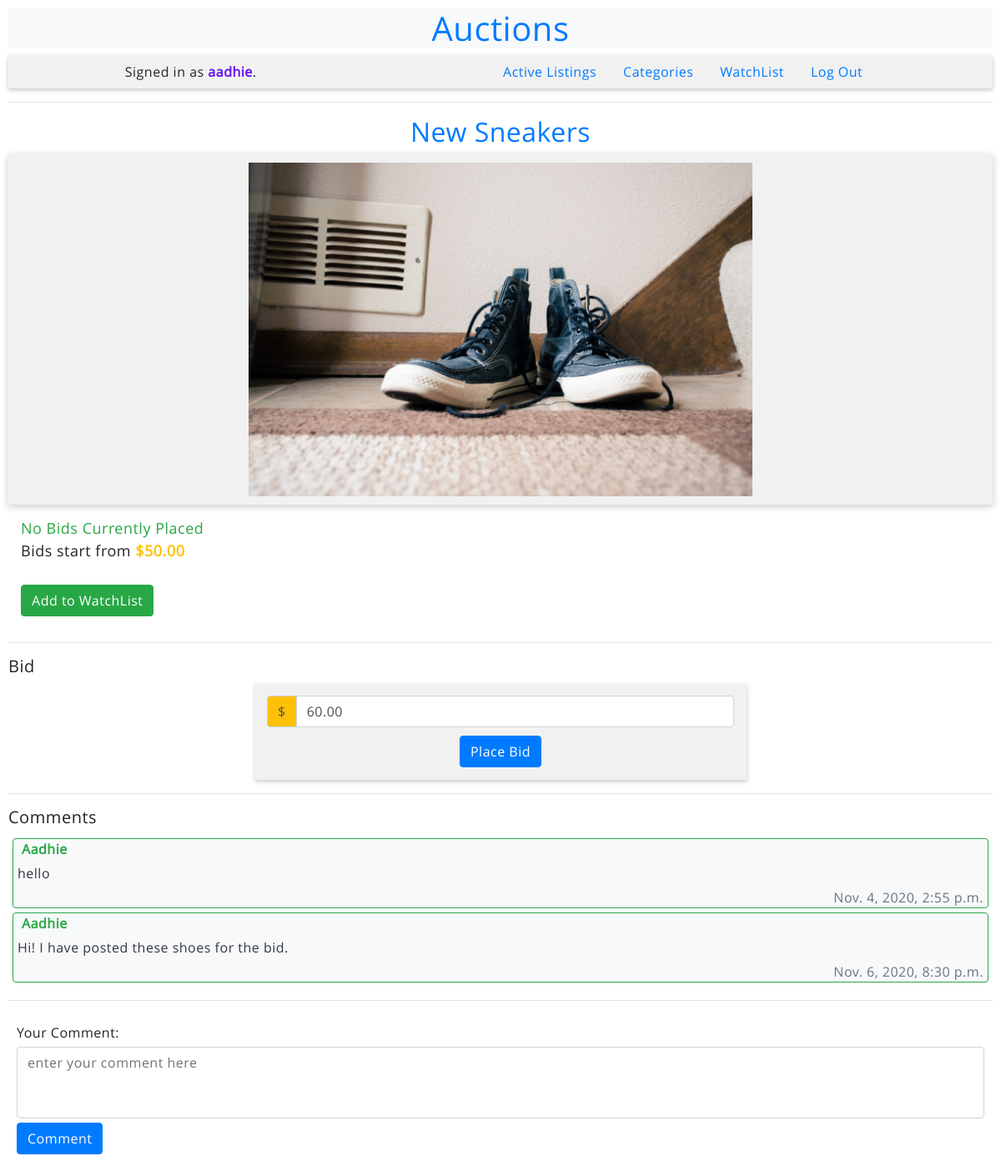
Screenshot of /listing/4 (signed in) with the database file from the repository.
### auctions/models.py (models this page shows, shortened)
class User(AbstractUser):
    pass

class Listing(models.Model):
    CATEGORIES = [
        ('Accessories', 'Accessories'),
        ('Antiques', 'Antiques'),
        ('Clothes', 'Clothes'),
        ('Decoration', 'Decoration'),
        ('Electronics', 'Electronics'),
        ('Valuables', 'Valueables'),
        ('Other', 'Other'),
    ]
    STATUS = [
        ('Pending', 'Pending'),
        ('Closed', 'Closed'),
    ]
    DEFAULT_USER = 1
    name = models.CharField(max_length = 100, blank = False)
    initial = models.DecimalField(max_digits = 10, decimal_places = 2)
    user = models.ForeignKey(User, blank = False, on_delete = models.CASCADE, default = DEFAULT_USER)
    image = models.ImageField(default = 'None/NIA.png')
    category = models.CharField(max_length = 11, choices = CATEGORIES, default = 'Other')
    status = models.CharField(max_length = 7, choices = STATUS, default = 'Pending')
    created = models.DateField(auto_now_add = True)

class Comment(models.Model):
    user = models.ForeignKey(User, blank = False, on_delete = models.CASCADE)
    listing = models.ForeignKey(Listing, blank = False, on_delete = models.CASCADE)
    comment = models.CharField(max_length = 400, blank = False)
    added = models.DateTimeField(auto_now_add = True)

### auctions/decorators.py (the view)
    def wrapper_func(request, *args, **kwargs):
        if not request.user.is_authenticated:
            return redirect('auctions:index')
        return view_func(request, *args, **kwargs)

### auctions/views.py (called while the page is built, shortened)
@Authenticated_user
def listing(request, listing):
    item = Listing.objects.get(pk=listing)
    old_bid = Bid.objects.filter(listing=item)
    comments = Comment.objects.filter(listing=item)
    if old_bid.count() is 1:
        default_bid = old_bid[0].highest_bid + 10
    else:
        default_bid = item.initial + 10
    try:
        bid_info = Bid.objects.get(listing=item)
    except:
        bid_info = None;
    context = {
        'listing': item,
        'bid': bid_info,
        'comments': comments,
        'default_bid': default_bid,
    }
    return render(request, "auctions/listing.html", context)

### auctions/templates/auctions/listing.html (shortened to what this page needs)
{% extends "auctions/layout.html" %}
{% block body %}
<h2 class="listing-name">{{ listing.name }}</h2>
<div class="listing-img" >
  <img alt="{{ listing.name }} - img" src="{{ listing.image.url }}" />
</div>
<div class="bid-info">
  {% if bid %}
  Current Highest Bid: <strong style="color: var(--danger)">${{ bid.highest_bid }}</strong>
  <br>
  By: <span style="color: var(--warning)">{{ bid.user }}</span>
  <div class="text-muted">Bid added at {{ bid.added }}</div>
  <br><br>
  {% else %}
  <span style="color: var(--success)">
    No Bids Currently Placed
  </span>
  <br>
  Bids start from <strong style="color: var(--warning)">${{ listing.initial }}</strong>
  <br><br>
  {% endif %}
  <a class="btn btn-success" href="{% url 'auctions:add_to' listing.id %}">Add to WatchList</a>
</div>
<hr>
{% ifnotequal listing.user user %}
<h5>Bid </h5>
<form class="login-form" action="{% url 'auctions:bid' %}" method="POST">
  <div class="input-group">
    <div class="input-group-prepend">
      <div class="input-group-text bg-warning">$</div>
    </div>
    <input class="form-control" type="number" min="1" name="bid" value="{{ default_bid }}" placeholder="Enter your bid here">
  </div>
  <button class="btn btn-primary" type="submit" style="margin-top: 10px;">Place Bid</button>
</form>
{% else %}
<div class="alert alert-info">
  Owner cannot bid on their own item.
</div>
{% endifnotequal %}
<hr>
<div class="listing-comments">
  <h5>Comments </h5>
  <div class="comment-container">
  {% if comments %}
    {% for comment in comments %}
    <div class="card bg-light border-success" style="margin: 5px;">
      <div class="comment-owner">
        {{ comment.user }}
      </div>
      <span class="comment-content">
        {{ comment.comment }}
      </span>
      <span class="text-muted" style="text-align: right; margin-right: 5px;">
        {{ comment.added }}
      </span>
    </div>
    {% endfor %}
  {% else %}
  <span class="text-muted">
    No comments at the moment
  </span>
  {% endif %}
  </div>
  <hr>
  <form class="comment-form" action="{% url 'auctions:comment' %}" method="POST">
    Your Comment:
    <textarea name="content" class="form-control" placeholder="enter your comment here" rows="3" maxlength="400"></textarea>
    <button class="btn btn-primary" type="submit">Comment</button>
  </form>
</div>
{% endblock %}

### auctions/templates/auctions/layout.html (shortened to what this page needs)
{% load static %}
<!DOCTYPE html>
<html lang="en">
  <head>
    <link rel="stylesheet" href="https://stackpath.bootstrapcdn.com/bootstrap/4.4.1/css/bootstrap.min.css">
    <link href="{% static 'auctions/styles.css' %}" rel="stylesheet">
  </head>
  <body>
    <h1 id="auction-title">Auctions</h1>
    <nav>
      {% if user.is_authenticated %}
      <div class="username">
        Signed in as <strong style="color: var(--indigo)">{{ user.username }}</strong>.
      </div>
      {% endif %}
      <ul class="nav">
        <li class="nav-item">
          <a class="nav-link" href="{% url 'auctions:index' %}">Active Listings</a>
        </li>
        <li class="nav-item">
          <a class="nav-link" href="{% url 'auctions:categories' %}">Categories</a>
        </li>
        {% if user.is_authenticated %}
        <li class="nav-item">
          <a class="nav-link" href="{% url 'auctions:watchlist' %}">WatchList</a>
        </li>
        <li class="nav-item">
          <a class="nav-link" href="{% url 'auctions:logout' %}">Log Out</a>
        </li>
        {% endif %}
      </ul>
    </nav>
    <br>
    <hr>
    {% block body %}
    {% endblock %}
  </body>
</html>

### auctions/static/auctions/styles.css (style rules this page uses)
* { padding: 0px; margin: 0px; box-sizing: border-box; font-family: 'Product Sans', sans-serif; letter-spacing: 0.5px; transition: all ease-out 0.5s all; }
ul { list-style-type: none; }
#auction-title { text-align: center; color: var(--primary); background-color: var(--light); border-radius: 5px; }
body { padding: 10px; }
nav { width: 100%; justify-content: space-around; display: inline-flex; align-items: center; background-color: #f1f1f1; border-radius: 2px; box-shadow: 0 2px 5px 0.5px rgba(0, 0, 0, 0.2); }
.username { text-align: center; }
.login-form { width: 50%; margin: 0 auto; background-color: #f1f1f1; padding: 15px; box-shadow: 0 2px 5px 0.5px rgba(0, 0, 0, 0.2); }
.login-form .btn { display: block; margin: 0 auto; }
nav .nav { flex-wrap: wrap; justify-content: center; }
.listing-name { color: var(--blue); text-align: center; }
.listing-img { text-align: center; padding: 10px; border-radius: 2px; background-color: #f1f1f1; box-shadow: 0 2px 8px 0.5px rgba(0, 0, 0, 0.2); }
.listing-img > img { height: 400px; }
.bid-info { padding: 15px; font-size: 18px; }
.comment-container { max-height: 336px; overflow-y: auto; }
.comment-owner { font-weight: bold; margin-left: 10px; font-weight: 22px; color: var(--success); }
.comment-content { padding: 5px; color: var(--gray-dark); }
.comment-form { justify-content: center; padding: 10px; }
.comment-form textarea { resize: none; margin-top: 5px; }
.comment-form button { margin-top: 5px; }

### rows the page displays
User: username "aadhie"
Listing: name "New Sneakers", image (picture), initial "50.00"
Comment: user "Aadhie", comment "hello", added "Nov. 4, 2020, 2:55 p.m."
Comment: user "Aadhie", comment "Hi! I have posted these shoes for the bid.", added "Nov. 6, 2020, 8:30 p.m."
